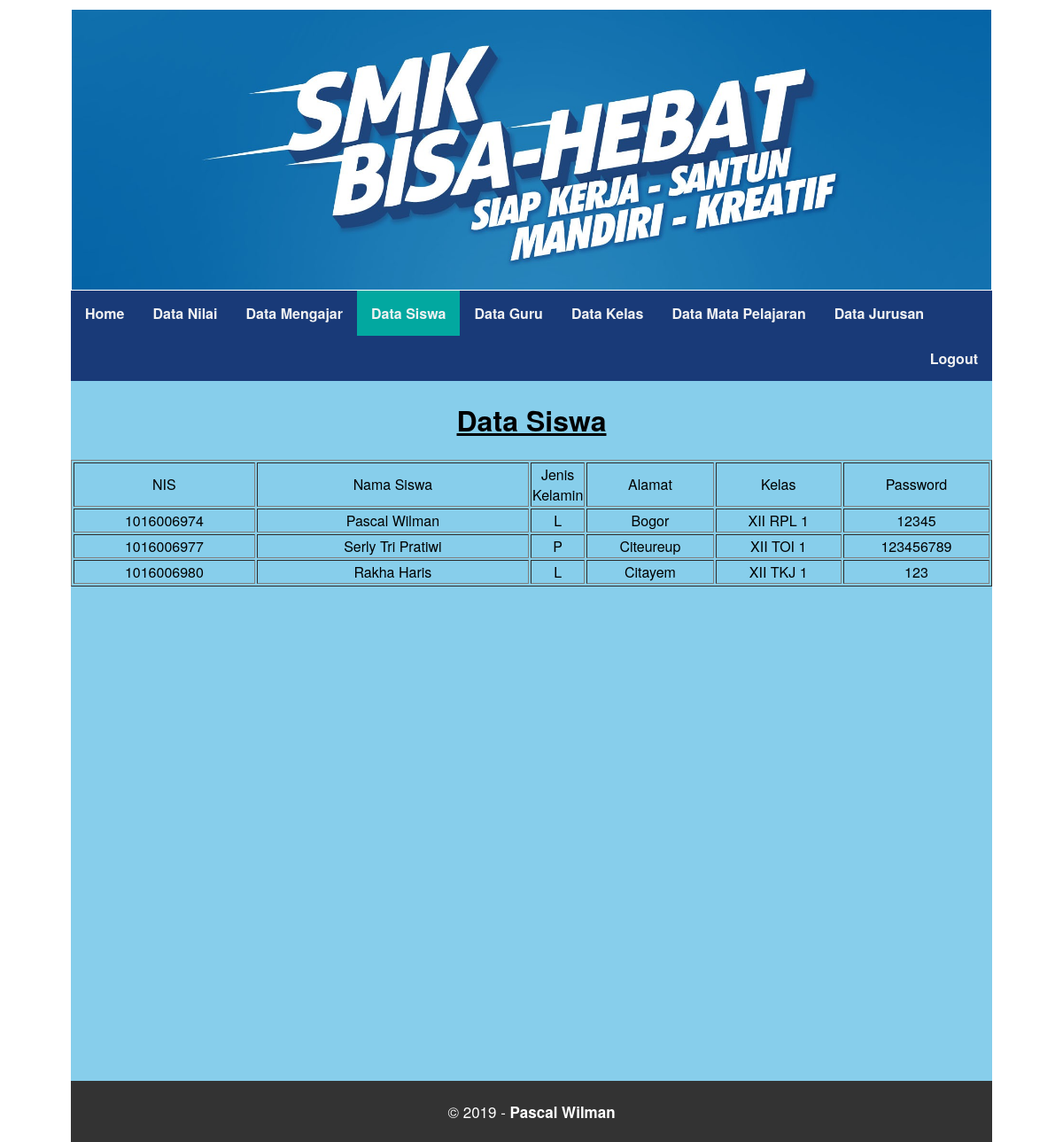
Screenshot of /guru/data_siswa.php (signed in) with the database file from the repository.
### tables this page shows
CREATE TABLE `siswa` (
  `nis` varchar(10) NOT NULL,
  `nama_siswa` varchar(100) NOT NULL,
  `jk` enum('L','P') NOT NULL,
  `alamat` text NOT NULL,
  `id_kelas` int(3) NOT NULL,
  `password` varchar(100) NOT NULL
);

CREATE TABLE `kelas` (
  `id_kelas` int(3) NOT NULL,
  `nama_kelas` varchar(100) NOT NULL,
  `id_jurusan` int(3) NOT NULL
);

### guru/data_siswa.php (the view, shortened to what this page needs)
<html>
<head>
	 <link rel="stylesheet" href="css/style.css">
</head>
<body>
<div class="header">
	<img src="../gambar/header.jpg" width="100%" height="40%">
</div>
<div class="menu">
  <b>
	<a href="index.php">Home</a>
	<a href="data_nilai.php">Data Nilai</a>
	<a href="data_mengajar.php">Data Mengajar</a>
	<a href="data_siswa.php" class="active">Data Siswa</a>
	<a href="data_guru.php">Data Guru</a>
	<a href="data_kelas.php">Data Kelas</a>
	<a href="data_mapel.php">Data Mata Pelajaran</a>
	<a href="data_jurusan.php">Data Jurusan</a>
	<a href="logout.php" style="float: right;">Logout</a>
</b>
</div>
<div class="kanan">
	<center>
	<h1><u>Data Siswa</u></h1>
	<table border="1">
	<tr>
		<td align="center"  width="20%">NIS</td>
		<td align="center" width="30%">Nama Siswa</td>
		<td align="center"  width="5%">Jenis Kelamin</td>
		<td align="center">Alamat</td>
		<td align="center">Kelas</td>
		<td align="center">Password</td>
	</tr>
	<?php
	include "../koneksi.php";
	$query = "SELECT a.nis,a.nama_siswa,a.jk,a.alamat,b.nama_kelas,a.password FROM siswa a LEFT JOIN kelas b on a.id_kelas = b.id_kelas";
	$sql = mysqli_query($con, $query);
	while ($data=mysqli_fetch_array($sql)) {
		$nis = $data['nis'];
		$nama_siswa = $data['nama_siswa'];
		$jk = $data['jk'];
		$alamat = $data['alamat'];
		$nama_kelas = $data['nama_kelas'];
		$password = $data['password'];
	?>
	<tr>
		<td align="center"><?php echo $nis; ?></td>
		<td align="center"><?php echo $nama_siswa; ?></td>
		<td align="center"><?php echo $jk; ?></td>
		<td align="center"><?php echo $alamat; ?></td>
		<td align="center"><?php echo $nama_kelas; ?></td>
		<td align="center"><?php echo $password; ?></td>
	</tr>
	<?php
	}
	?>
	</table>
</center>
</div>
<div class="footer">
	<p>&copy; 2019 - <strong>Pascal Wilman</strong></p>
</div>
</body>
</html>

### guru/css/style.css (style rules this page uses)
body { font-family: Gotham, Helvetica Neue, Helvetica, Arial," sans-serif"; margin: auto; padding-left: 80px; padding-right: 80px; padding-top: 10px; }
.header { padding: 1px; }
.menu { overflow: hidden; background-color: #193a78; }
.menu a { float: left; display: block; color: #f2f2f2; text-align: center; padding: 14px 16px; text-decoration: none; }
.active { background-color: #02A8A0; }
.kanan { float: left; background-color: skyblue; width: 100%; height: 100%; background-size: cover; }
.footer { background-color: #333; float: left; width: 100%; color: white; text-align: center; font-family: Gotham, Helvetica Neue, Helvetica, Arial," sans-serif"; }
p { padding: 5px; font-family: Gotham, Helvetica Neue, Helvetica, Arial," sans-serif"; font-size: 17px; }

### rows the page displays
siswa: nis "1016006974", nama_siswa "Pascal Wilman", jk "L", alamat "Bogor", id_kelas.nama_kelas "XII RPL 1", password "12345"
siswa: nis "1016006977", nama_siswa "Serly Tri Pratiwi", jk "P", alamat "Citeureup", id_kelas.nama_kelas "XII TOI 1", password "123456789"
siswa: nis "1016006980", nama_siswa "Rakha Haris", jk "L", alamat "Citayem", id_kelas.nama_kelas "XII TKJ 1", password "123"
